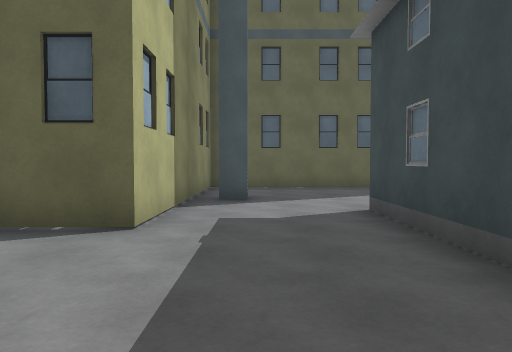
[1] (above)

24 first-person views from a walk through a scene from a Unity 3-D project. The camera is 1.3 m above the floor, tilts 2° down and sees 70° across. The floor is counted in squares, 2 m on a side. Each view is taken from the middle of a square. On the plan, view 1 faces up. The plan holds only what a view shows up to about 11 squares ahead; the rest is blank. The place goes on beyond the plan. The player character is not drawn. Some surface patterns are stand-ins.

[2]
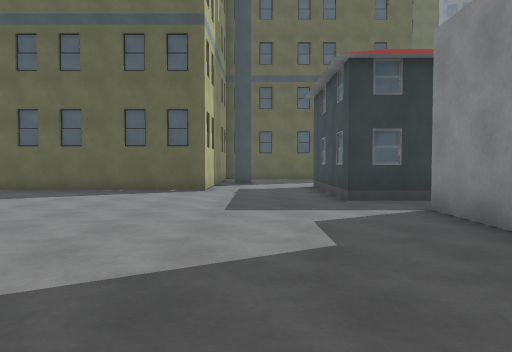

[3]
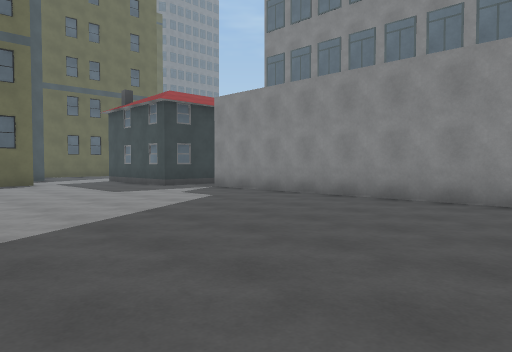

[4]
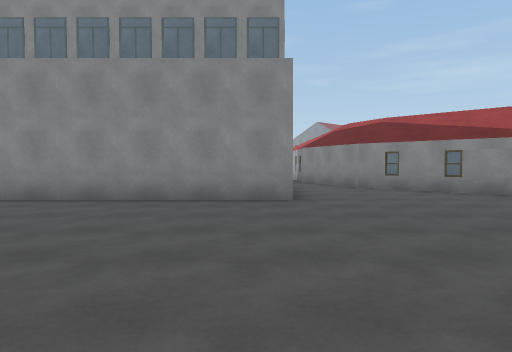

[5]
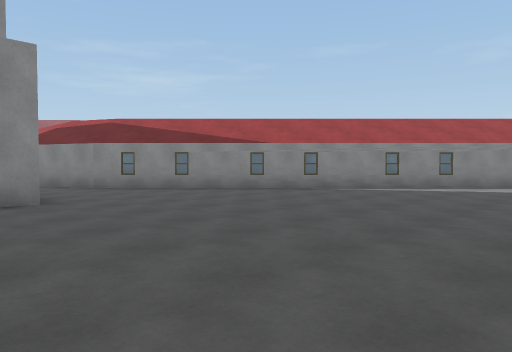

[6]
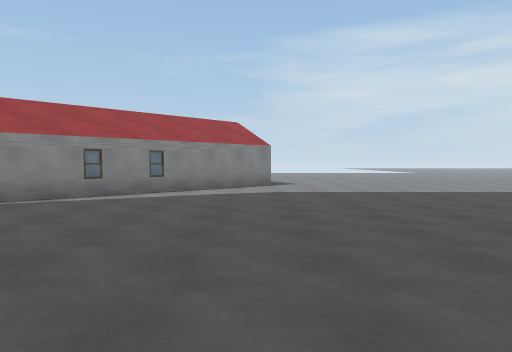

[7]
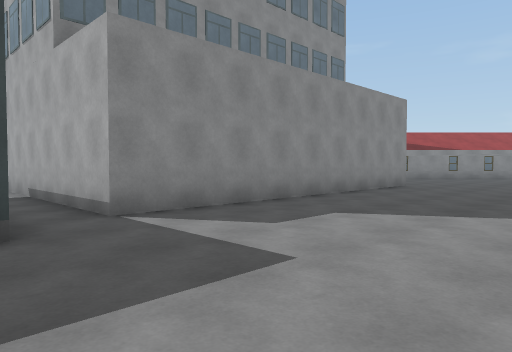

[8]
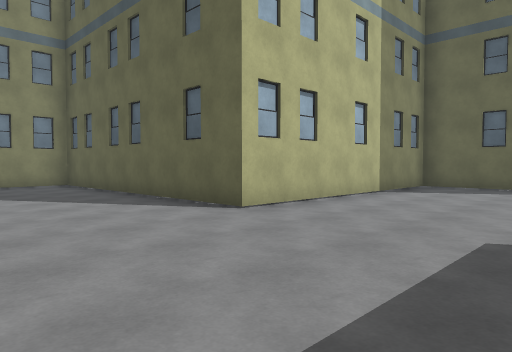

[9]
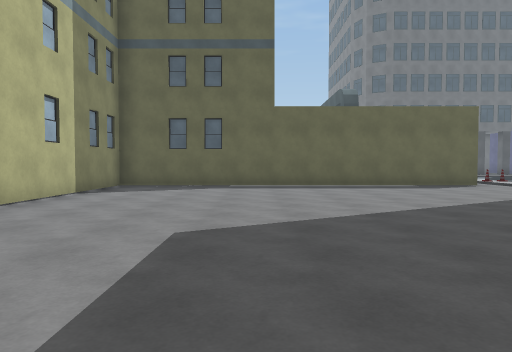

[10]
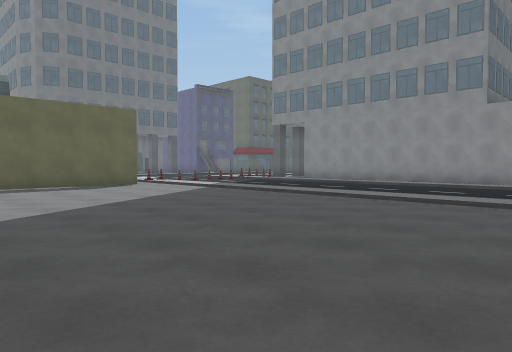

[11]
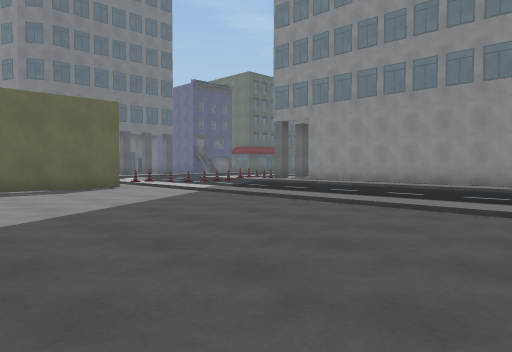

[12]
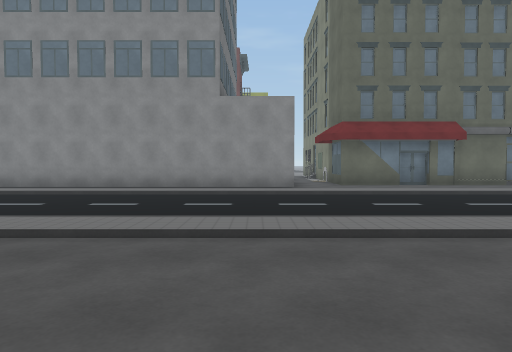

[13]
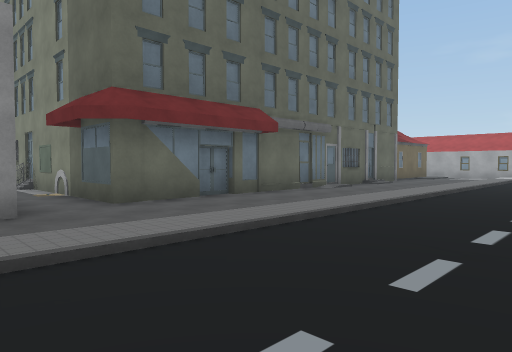

[14]
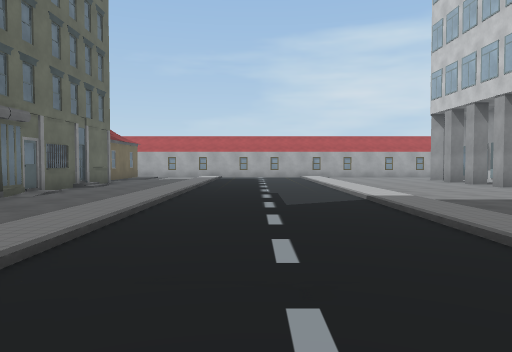

[15]
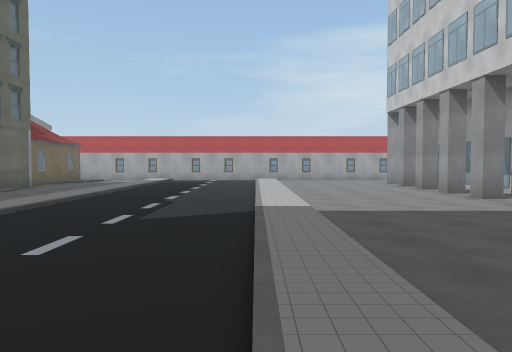

[16]
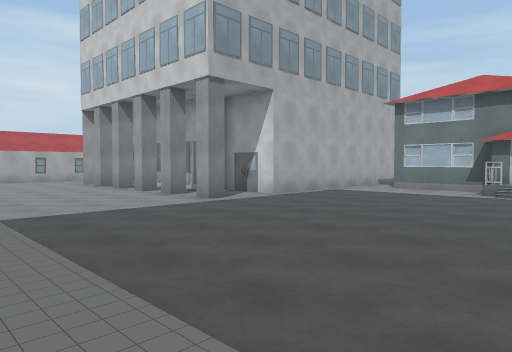

[17]
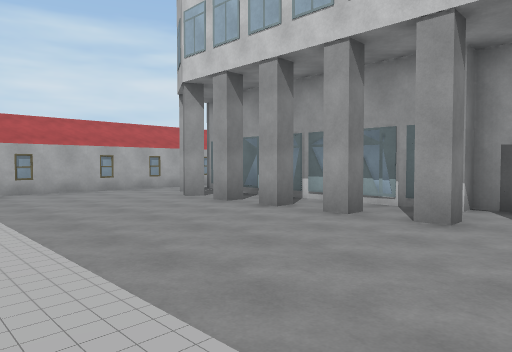

[18]
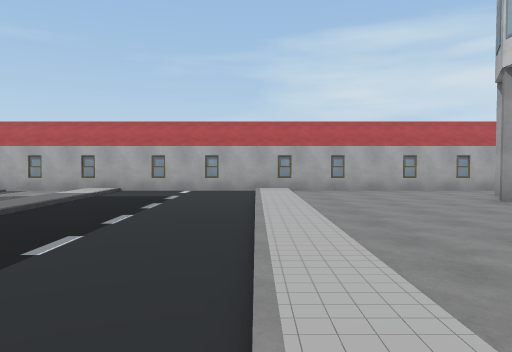

[19]
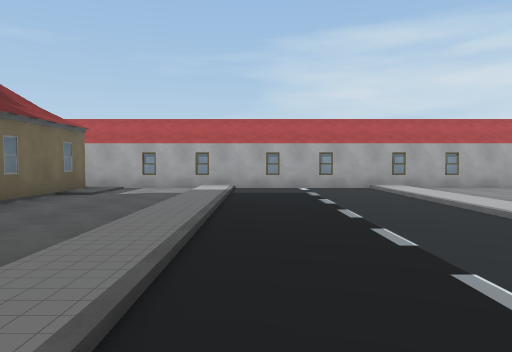

[20]
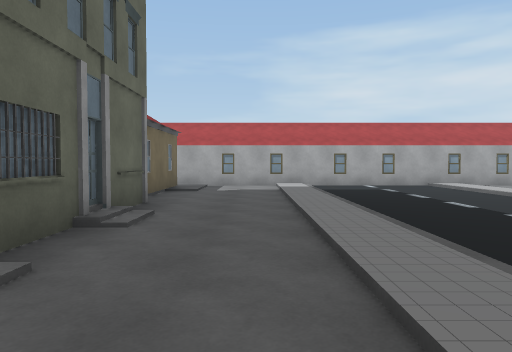

[21]
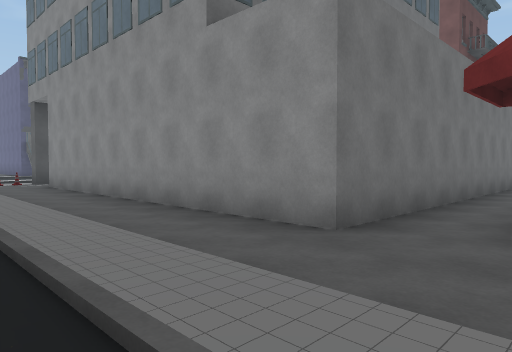

[22]
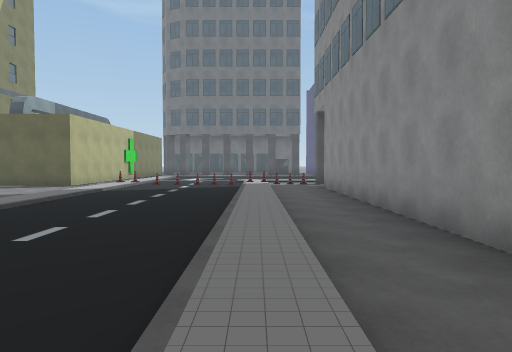

[23]
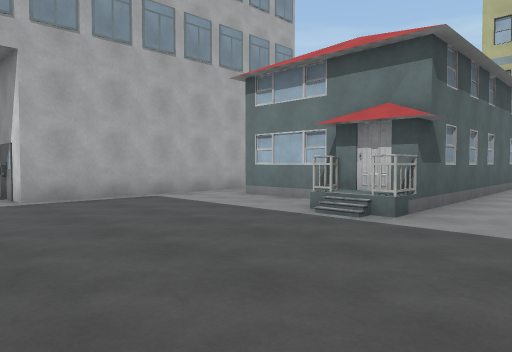

[24]
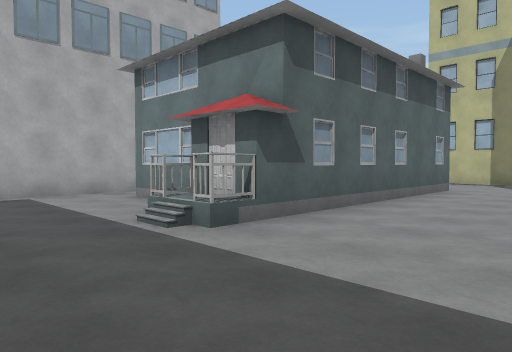

### Floor plan
Key: @ floor where view 1 was taken; # wall or solid block; x gap in a wall; . main floor; : floor 0.25 m higher than the main floor; / step, stairs or slope; B building; O other object.
Columns run from 4 left of view 1 to 31 right of it. Each row starts with its distance up from view 1.
 17           ###########/     ..
 16           #........../ ... .B
 15           #........../ ... .B
 14           #........../ ... .B
 13           #........../ ... .B
 12           #........../ ... .B
 11           #........../ ...:.B
 10    ########........../ ...:.B
  9    #................./ ...:.#
  8    #................./ ...:.#
  7    #................./ ...:.########
  6    #.................//...:.......x
  5    #..#######......../ ...:..#######
  4 ####..#    #B......../ ... ..#
  3 ......#    #........./ ... ..#
  2 ......#    #........./ ... ..#
  1 .......... ........../ ... ..#
  0 ....@..###BBBBBB.B...//...:..#
 -1  ......#        ...../ ...:..#
 -2  ......#        BB.../ ...:..B
 -3  ......#        BB.../ ...:..#
 -4  ......#        BB.../ ...:..#
 -5 .......#        B..../ ...:..#
 -6 .......#        BB.../ ...:..#
 -7 .......#        BB.../ ...:..#
 -8 .......#       BB..../ ...:..B
 -9 ............    ...../ ...:..
-10 ...........##   ######O###O####
-11 ..........##
-12 .........##
-13 ........##
-14 .......##
-15 ......##
-16 .....##
-17 ....##
-18 ...##
-19 ..##

Where each view was taken, in squares from view 1:
view 1: 0 up, 0 right, facing up
view 2: 5 down, 0 right, facing up
view 3: 8 down, 4 left, facing up-right
view 4: 8 down, 4 left, facing right
view 5: 7 down, 4 left, facing down-right
view 6: 9 down, 3 left, facing down
view 7: 2 up, 2 left, facing down-right
view 8: 6 up, 10 right, facing up-left
view 9: 6 up, 10 right, facing up
view 10: 6 up, 11 right, facing up-right
view 11: 7 up, 12 right, facing up-right
view 12: 8 up, 14 right, facing right
view 13: 8 up, 19 right, facing down-right
view 14: 7 up, 20 right, facing down
view 15: 6 up, 18 right, facing down
view 16: 6 up, 18 right, facing down-left
view 17: 0 up, 18 right, facing down-left
view 18: 0 up, 18 right, facing down
view 19: 0 up, 21 right, facing down
view 20: 1 up, 23 right, facing down
view 21: 5 up, 21 right, facing up-right
view 22: 5 up, 22 right, facing up
view 23: 7 up, 13 right, facing down-left
view 24: 8 up, 11 right, facing down-left
